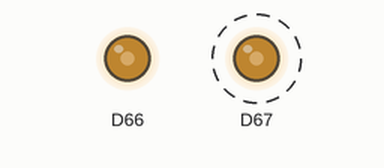
This sketch was run on a simulated Arduino Due. On the bench: output pins drawn as LEDs (lit = HIGH). Dashed ring = blinking.

Above: at 0.15 s.
At 0.45 s:
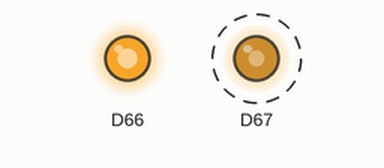
Timing chart, 0 to 0.9 s (numbered marks = the images above):
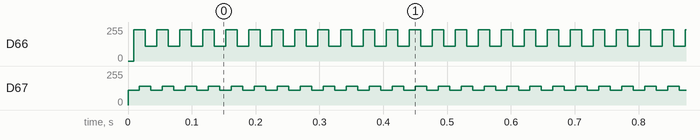

Measured:
- by itself, D66: repeats every 0.04 s: 111/255 0.02 s, 235/255 0.02 s
- by itself, D67: alternates 142/255 for 0.02 s and 111/255 for 0.02 s

The sketch:

Square_Test.ino
```cpp
// Code to create a square
// Run at 10K pps
// 20Hz Square
// 500 points per square
// 125 points per egde

double stepsPerPoint;
unsigned long current_time;
unsigned long prev_time;
int counter;
int x;
int y;
int start_point;

void setup() {

  //Serial.begin(9600);
  stepsPerPoint = 4;
  analogWriteResolution(12);

  start_point = 1792;
  x = start_point;
  y = start_point;

  // DAC0 is x-mirror
  analogWrite(DAC0, x);
  // DAC1 is y-mirror
  analogWrite(DAC1, y);

  prev_time = micros();
  counter = 0;

}

void loop() {

//  x = 500;
//  y = 500;
//
//  for (int i=1;i++;i<=125){
//    x += stepsPerPoint;
//    analogWrite(DAC0, x);
//    delayMicroseconds(100);
//  }
//
//    for (int i=1;i++;i<=125){
//    y += stepsPerPoint / 8;
//    analogWrite(DAC1, y);
//    delayMicroseconds(100);
//  }
//
//    for (int i=1;i++;i<=125){
//    x -= stepsPerPoint;
//    analogWrite(DAC0, x);
//    delayMicroseconds(100);
//  }
//
//    for (int i=1;i++;i<=125){
//    y -= stepsPerPoint / 8;
//    analogWrite(DAC1, y);
//    delayMicroseconds(100);
//  }


  current_time = micros();

  if (current_time - prev_time > 50){

    prev_time = current_time;

    if (counter < 125){
      x += stepsPerPoint * 4;
    }
    else if (counter < 250){
      y += stepsPerPoint;
    }
    else if (counter < 375){
      x -= stepsPerPoint * 4;
    }
    else if (counter < 500){
      y -= stepsPerPoint;
    } else {
      counter = 0;
      x = start_point;
      y = start_point;


    }

    if (x < start_point) {x = start_point;}

    analogWrite(DAC0, x);
    analogWrite(DAC1, y);

//    Serial.println('x');
//    Serial.println(x);
//    Serial.println('y');
//    Serial.println(y);
    counter++;
  }
}
```
